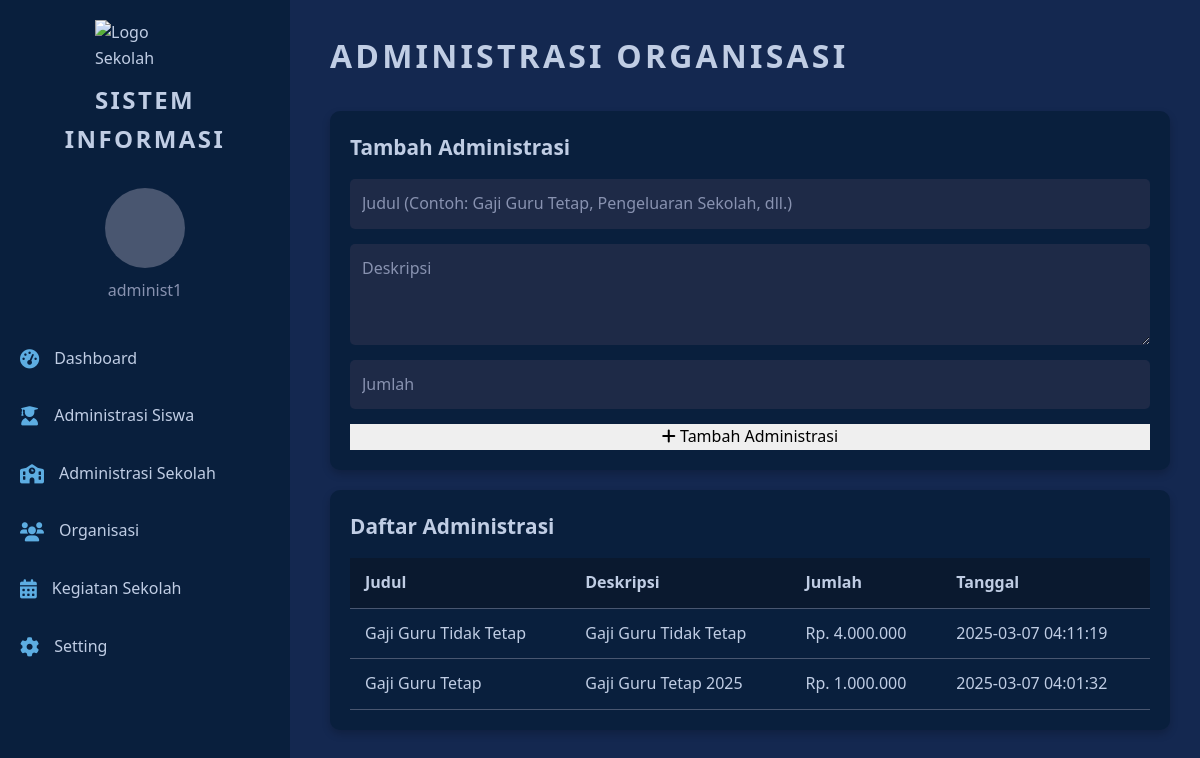
The app's page /administrasi_organisasi.php (signed in) with its own data.
### tables this page shows
CREATE TABLE `organizations` (
  `id` int(11) NOT NULL,
  `title` varchar(255) NOT NULL,
  `description` text NOT NULL,
  `amount` decimal(10,2) NOT NULL,
  `created_at` timestamp NOT NULL DEFAULT current_timestamp()
);

### administrasi_organisasi.php (the view, shortened to what this page needs)
<?php
include 'config.php';
$username = $_SESSION['username'];
$organisasi_query = $conn->query("SELECT * FROM organizations ORDER BY created_at DESC");
?>
<!DOCTYPE html>
<html lang="en">
<head>
    <link rel="stylesheet" href="https://cdnjs.cloudflare.com/ajax/libs/font-awesome/6.0.0-beta3/css/all.min.css">
</head>
<body>
    <div class="sidebar">
        <img src="images/Logo SMK.png" alt="Logo Sekolah" class="logo">
        <h2>SISTEM INFORMASI</h2>
        <div class="user-info">
            <div class="profile-picture"></div>
            <span><?php echo htmlspecialchars($username); ?></span>
        </div>
        <a href="administrasi_dashboard.php"><i class="fas fa-tachometer-alt"></i> Dashboard</a>
        <a href="administrasi_siswa.php"><i class="fas fa-user-graduate"></i> Administrasi Siswa</a>
        <a href="administrasi_sekolah.php"><i class="fas fa-school"></i> Administrasi Sekolah</a>
        <a href="administrasi_organisasi.php"><i class="fas fa-users"></i> Organisasi</a>
        <a href="administrasi_kegiatan.php"><i class="fas fa-calendar-alt"></i> Kegiatan Sekolah</a>
        <a href="#" onclick="toggleSetting()"><i class="fas fa-cog"></i> Setting</a>
    </div>
    <div class="container">
        <h2 class="dashboard-title">ADMINISTRASI ORGANISASI</h2>
        <div class="card">
            <h3>Tambah Administrasi</h3>
            <form method="POST" class="form-container" onsubmit="prepareAmountForSubmit()">
                <input type="text" name="title" placeholder="Judul (Contoh: Gaji Guru Tetap, Pengeluaran Sekolah, dll.)" required>
                <textarea name="description" placeholder="Deskripsi" rows="3" required></textarea>
                <input type="text" name="amount" placeholder="Jumlah" oninput="formatCurrency(this)" required>
                <button type="submit"><i class="fas fa-plus"></i> Tambah Administrasi</button>
            </form>
        </div>
        <div class="card">
            <h3>Daftar Administrasi</h3>
            <table>
                <thead>
                    <tr>
                        <th>Judul</th>
                        <th>Deskripsi</th>
                        <th>Jumlah</th>
                        <th>Tanggal</th>
                    </tr>
                </thead>
                <tbody>
                    <?php while ($row = $organisasi_query->fetch_assoc()) : ?>
                        <tr>
                            <td><?php echo htmlspecialchars($row['title']); ?></td>
                            <td><?php echo htmlspecialchars($row['description']); ?></td>
                            <td>Rp. <?php echo number_format($row['amount'], 0, ',', '.'); ?></td>
                            <td><?php echo htmlspecialchars($row['created_at']); ?></td>
                        </tr>
                    <?php endwhile; ?>
                </tbody>
            </table>
        </div>
    </div>
</body>
</html>

### administrasi_organisasi.php (style rules this page uses)
body, h1, h2, h3, p, ul, li, button, input, textarea, table, th, td { margin: 0; padding: 0; border: 0; font-size: 100%; font: inherit; vertical-align: baseline; box-sizing: border-box; }
body { font-family: 'Segoe UI', Tahoma, Geneva, Verdana, sans-serif; background-color: #142850; color: #c0cde4; line-height: 1.6; overflow-x: hidden; display: flex; min-height: 100vh; }
.sidebar { width: 250px; background-color: #091f3d; padding: 20px; display: flex; flex-direction: column; align-items: center; position: fixed; height: 100vh; overflow-y: auto; scrollbar-width: none; -ms-overflow-style: none; }
.logo { width: 100px; margin-bottom: 10px; }
.sidebar h2 { font-size: 1.5em; font-weight: 600; color: #c0cde4; margin-bottom: 30px; text-transform: uppercase; letter-spacing: 0.1em; text-align: center; width: 100%; }
.user-info { display: flex; flex-direction: column; align-items: center; margin-bottom: 30px; }
.profile-picture { width: 80px; height: 80px; border-radius: 50%; background-color: #495670; margin-bottom: 10px; }
.user-info span { font-size: 1em; color: #8892b0; }
.sidebar a { display: flex; align-items: center; width: 100%; padding: 12px; margin-bottom: 8px; background-color: transparent; color: #c0cde4; text-decoration: none; border-radius: 8px; transition: background-color 0.3s ease; }
.sidebar a i { margin-right: 15px; font-size: 1.2em; color: #5dade2; }
.container { flex: 1; padding: 30px; margin-left: 300px; }
.dashboard-title { font-size: 2em; font-weight: 700; color: #c0cde4; letter-spacing: 0.1em; margin-bottom: 30px; text-transform: uppercase; text-align: left; }
.card { background-color: #091f3d; border-radius: 10px; padding: 20px; margin-bottom: 20px; box-shadow: 0 4px 8px rgba(0, 0, 0, 0.2); }
.card h3 { font-size: 1.3em; font-weight: 600; color: #c0cde4; margin-bottom: 15px; }
.form-container { display: flex; flex-direction: column; gap: 15px; }
.form-container input, .form-container textarea { padding: 12px; border: none; border-radius: 5px; background-color: #1e2a47; color: #c0cde4; font-family: 'Segoe UI', Tahoma, Geneva, Verdana, sans-serif; font-size: 1em; outline: none; }
.form-container input::placeholder, .form-container textarea::placeholder { color: #8892b0; }
.form-container textarea { resize: vertical; }
table { width: 100%; border-collapse: collapse; }
th, td { padding: 12px 15px; text-align: left; border-bottom: 1px solid #495670; }
th { background-color: #0a192f; color: #c0cde4; font-weight: 600; }

### records on screen
organizations: title "Gaji Guru Tidak Tetap", description "Gaji Guru Tidak Tetap", amount "4.000.000", created_at "2025-03-07 04:11:19"
organizations: title "Gaji Guru Tetap", description "Gaji Guru Tetap 2025", amount "1.000.000", created_at "2025-03-07 04:01:32"

### other values on screen
$username "administ1"
